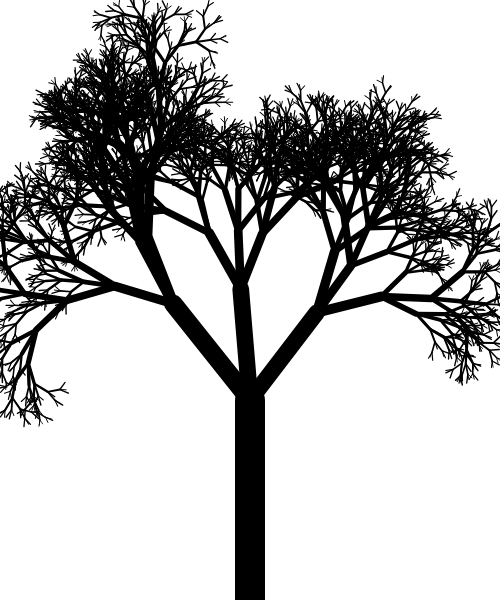
Frame 1 (no input)
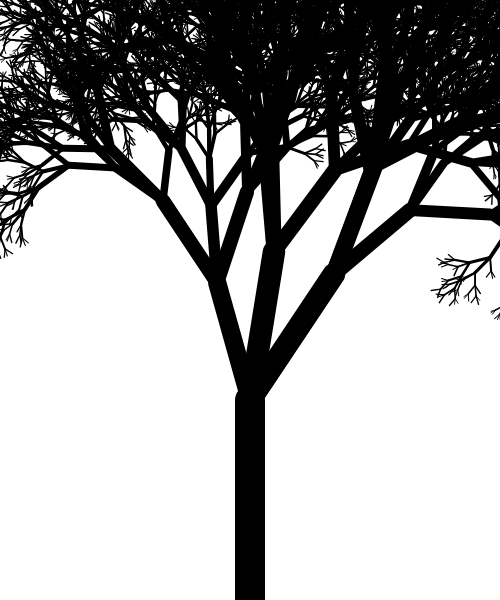
Frame 2 (the mouse pressed at the canvas centre, redrawn once)

The p5.js sketch that drew these frames (run headless with seeded random() and noise() and a simulated clock; the mouse was pressed at the canvas centre and the sketch redrawn once):

// p5.js sketch
// ── sketch.js
var angle;

function setup() {
  createCanvas(500, 600);
  angle = PI / 6;

}

function draw() {

  background(255);
  //angle = map(mouseX, 0, width, PI / 2, 0);
  translate(width / 2, height);
  branch(200);
  noLoop();
}

function branch(len) {

  var sw = map(len, 200, 0, 30, 0);
  strokeWeight(sw);
  line(0, 0, 0, -len);
  translate(0, -len);

  if (len > 10) {

    push();
    rotate(angle + random(-0.3, 0.3));
    branch(len * 2 / 3 * random(0.7, 1.3));
    pop();

    push();
    rotate(-angle + random(-0.3, 0.3));
    branch(len * 2 / 3 * random(0.7, 1.3));
    pop();

    push();
    rotate(random(-0.3, 0.3));
    branch(len * 2 / 3 * random(0.7, 1.3));
    pop();
  }
}
